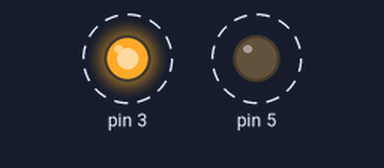
This sketch was run on a simulated Arduino Uno, built with avr-gcc and run on an emulated ATmega328P. On the bench: output pins drawn as LEDs (lit = HIGH). Dashed ring = blinking.

Above: at 0.5 s.
Timing chart, 0 to 4.6 s (numbered marks = the images above):
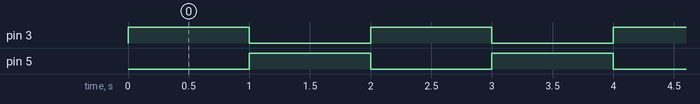

The sketch:

Week3_exercise2.ino
```cpp
void setup() {
  // put your setup code here, to run once:
  Serial.begin(9600);
  pinMode(3, OUTPUT);
  pinMode(5, OUTPUT);
}

void loop() {
  digitalWrite(3, HIGH);
  digitalWrite(5, LOW); // turn the LED on (HIGH is the voltage level)
  delay(1000);                       // wait for a second
  digitalWrite(3, LOW);
  digitalWrite(5, HIGH);// turn the LED off by making the voltage LOW
  delay(1000);                       // wait for a second
}
```

Measured:
- by itself, pin 3, pin 5: alternates HIGH for 1.0 s and LOW for 1.0 s
